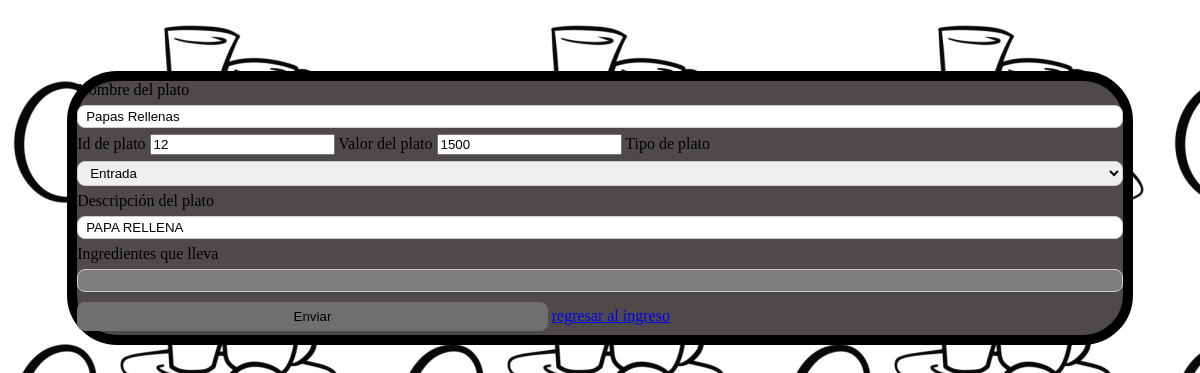
/proyect/chefcitov2/modificar.php?idPlatos=12, run on the app's committed database.
### tables this page shows
CREATE TABLE `platos` (
  `idPlatos` int(5) NOT NULL,
  `nombrePlatos` varchar(45) NOT NULL,
  `entradPlatos` varchar(45) NOT NULL,
  `salidaPlatos` varchar(45) NOT NULL,
  `stockPtatos` int(11) NOT NULL,
  `valorPlatos` int(11) NOT NULL,
  `idCategPlatos` int(11) NOT NULL,
  `descripcionPlatos` varchar(300) NOT NULL
);

### proyect/chefcitov2/modificar.php (the view, shortened to what this page needs)
<?php
  include_once("conexion.php");
  $id=$_GET['idPlatos'];
  $querybuscar = mysqli_query($conn, "SELECT nombrePlatos,idPlatos,valorPlatos,idCategPlatos ,descripcionPlatos FROM platos WHERE idPlatos='$id'");
  while($mostrar = mysqli_fetch_array($querybuscar))
 {
    $nombrePlato = $mostrar['nombrePlatos'];
    $idPlato = $mostrar['idPlatos'];
    $valorPlato = $mostrar['valorPlatos'];
    $tipoplato = $mostrar['idCategPlatos'];
    $descripcion = $mostrar['descripcionPlatos'];
 }
?>
<!DOCTYPE html>
<html lang="en">
  <head>
    <link rel="stylesheet" href="style.css">
  </head>
    <body  background="imagenes/chefcito.jpg">
        <div class=hola>
            <form method="post" >
                <label>Nombre del plato</label>
                <input type="text" name="nameplato" maxlength="45" value="<?php echo $nombrePlato;?>" required>
                <label>Id de plato</label>
                <input type="number" name="idplato" maxlength="5" value="<?php echo $idPlato;?>" required>
                <label>Valor del plato</label>
                <input type="number" name="valorplato" maxlength="9" value="<?php echo $valorPlato;?>" required>
                <label>Tipo de plato</label>
                <select name="tipoplato" id="plato">
                    <option value="1" <?php if ($tipoplato == "1") echo "checked"; ?>>Entrada</option>
                </select>
                <label>Descripción del plato</label>
                <input type="text" name="desplato" maxlength="300" value="<?php echo $descripcion;?>" required>
                <label>Ingredientes que lleva</label>
                <input type="text" name="ingredientes" disabled>
                <input type="submit" value="Enviar" name="btnmodificar" onClick="Javascript: return confirm ('¿Deseas agregar este plato a la carta?');">
                <a href="admin.php">regresar al ingreso</a>
            </form>
        </div>
    </body>
</html>

### proyect/chefcitov2/style.css (style rules this page uses)
input[type=text], select { width: 100%; padding: 3px 8px; margin: 6px 0; display: inline-block; border: 1px solid #ccc; border-radius: 8px; box-sizing: border-box; }
input[type=submit] { width: 45%; background-color: #6f6f70; color: rgb(0, 0, 0); padding: 7px 14px; margin: 4px 0; border: none; border-radius: 8px; cursor: pointer; }
.hola { border-radius: 50px; border: 10px solid #000000; background-color: #4f4a4a; bottom: 50px; margin-top: 5%; }
.hola { margin-top: 6%; margin-left: 5%; margin-right: 5%; }

### data on the page
platos: nameplato "Papas Rellenas", idplato "12", valorplato "1500", desplato "PAPA RELLENA"
